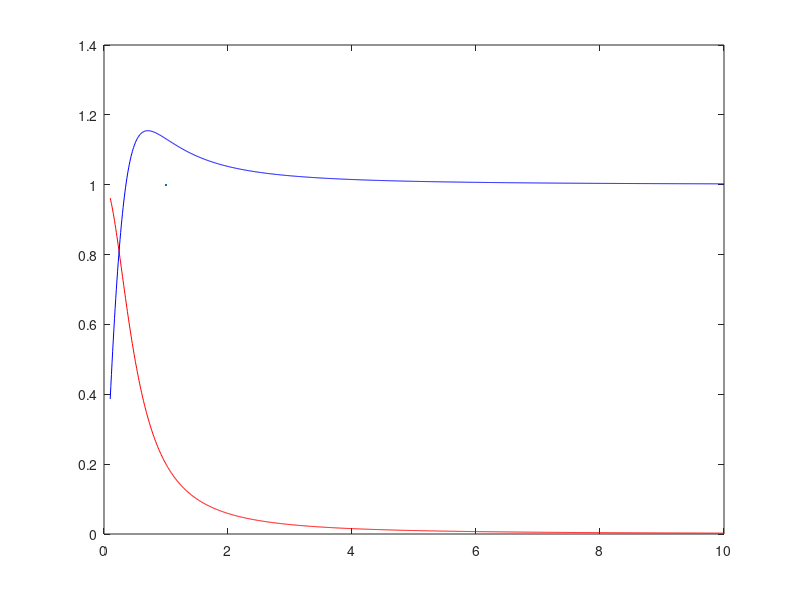

Source code (MATLAB):
clear all;
clc;

K = 0.25;
w = linspace(0.1, 10, 1000);


M = abs(K ./ ((j*w).^2 + j*w + K));
SMK = abs((j*w.*(j*w + 1)) ./ ((j*w).^2 + j*w + K));

plot(w, M, 'r', w, SMK, 'b', LineWidth=1);